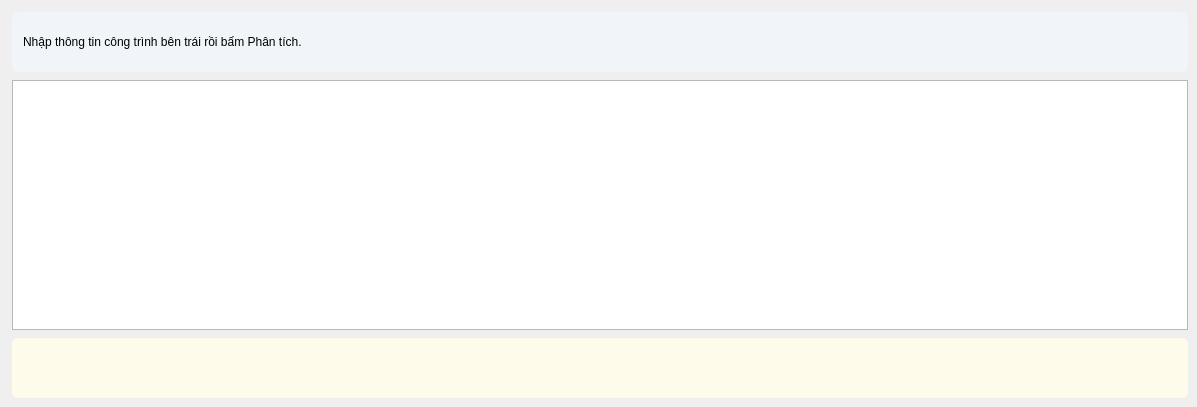
       <widget class="QWidget" name="tab_thiet_bi">
        <attribute name="title">
         <string>① Thiết bị bắt buộc</string>
        </attribute>
        <widget class="QLabel" name="lbl_summary">
         <property name="styleSheet">
          <string notr="true">padding:8px; background:#f1f5f9; border-radius:6px;</string>
         </property>
         <property name="text">
          <string>Nhập thông tin công trình bên trái rồi bấm Phân tích.</string>
         </property>
         <property name="wordWrap">
          <bool>true</bool>
         </property>
         <property name="geometry">
          <rect>
           <x>12</x>
           <y>12</y>
           <width>1176</width>
           <height>60</height>
          </rect>
         </property>
        </widget>
        <widget class="QTableWidget" name="tb_thiet_bi">
         <property name="geometry">
          <rect>
           <x>12</x>
           <y>80</y>
           <width>1176</width>
           <height>250</height>
          </rect>
         </property>
        </widget>
        <widget class="QLabel" name="lbl_note">
         <property name="styleSheet">
          <string notr="true">color:#b45309; padding:6px; background:#fffbeb; border-radius:6px;</string>
         </property>
         <property name="text">
          <string />
         </property>
         <property name="wordWrap">
          <bool>true</bool>
         </property>
         <property name="geometry">
          <rect>
           <x>12</x>
           <y>338</y>
           <width>1176</width>
           <height>60</height>
          </rect>
         </property>
        </widget>
       </widget>
